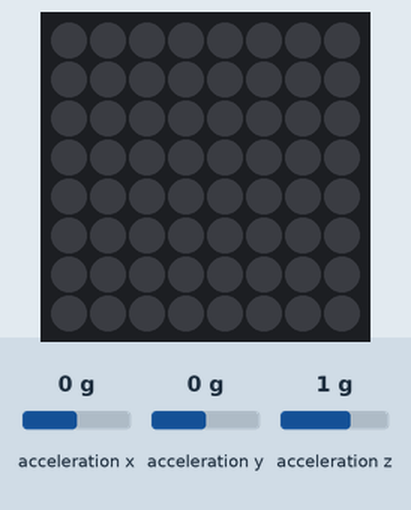
Simulated run of this program. Board: Raspberry Pi (BCM pin numbers) with a Sense HAT. Parts: the Sense HAT's 8×8 RGB LED matrix. Inputs (shaded band) come from the test bench; at power-on: acceleration x 0 g, acceleration y 0 g, acceleration z 1 g. Sound played through the audio output is not drawn and takes no time.

Above: at 1.2 s.
1.3 s: acceleration x set to 1.4 g
2.8 s: acceleration x set to 1.7 g
At 2.94 s:
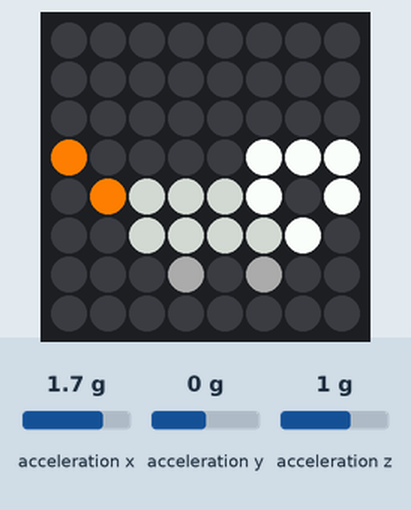
5.0 s: acceleration y set to -0.6 g
At 5.49 s:
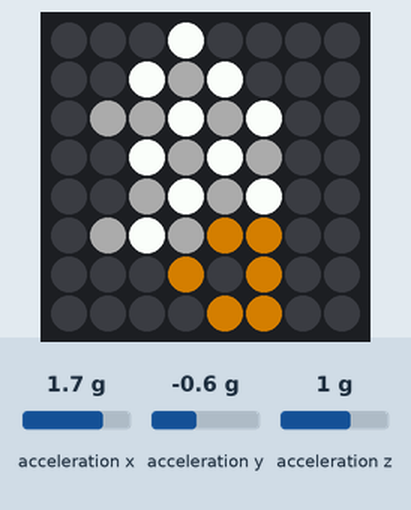
6.8 s: acceleration x set to -0.6 g
At 7.0 s:
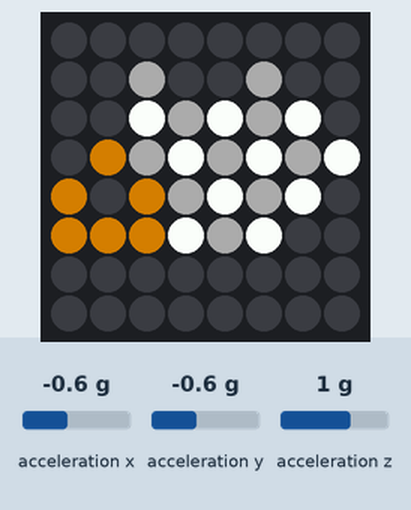
8.6 s: acceleration z set to 1.4 g
10.1 s: acceleration z set to 1.7 g
At 10.24 s:
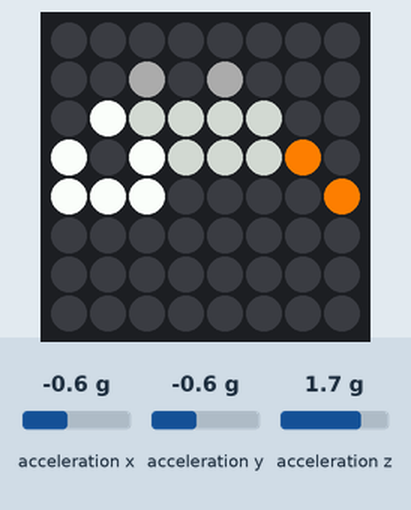
Timing chart, 0 to 12.6 s (numbered marks = the images above; inputs shaded):
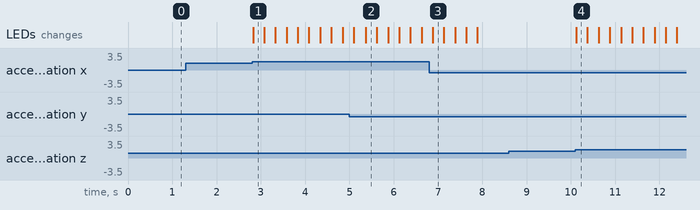

The program:

extra-pet.py
```python
from sense_hat import SenseHat
import time
import os

sense = SenseHat()

w = [255,255,255]
B = [131,76,27] # brown
o = [255,127,0]
G = [141,141,141] # grey
b = [48,48,48] # black
e = [0,0,0]

donkey1 = [
    e,e,e,e,e,e,e,e,
    e,e,e,e,e,e,e,e,
    e,e,e,e,e,e,e,e,
    o,e,e,e,e,w,w,w,
    e,o,G,G,G,w,e,w,
    e,e,G,G,G,G,w,e,
    e,e,e,b,e,b,e,e,
    e,e,e,e,e,e,e,e,
]

donkey2 = [
    e,e,e,e,e,e,e,e,
    e,e,e,e,e,e,e,e,
    e,e,e,e,e,e,e,e,
    e,e,e,e,e,w,w,w,
    e,o,G,G,G,w,e,w,
    o,e,G,G,G,G,w,e,
    e,e,b,e,b,e,e,e,
    e,e,e,e,e,e,e,e,
]

cow1 = [
    e,e,e,e,e,e,e,e,
    e,e,e,e,e,e,e,e,
    e,e,w,b,w,B,B,B,
    e,w,b,w,b,B,e,B,
    w,b,w,b,w,b,B,e,
    e,w,b,w,b,w,e,e,
    e,e,b,e,e,b,e,e,
    e,e,e,e,e,e,e,e
    ]

cow2 = [
    e,e,e,e,e,e,e,e,
    e,e,e,e,e,e,e,e,
    e,e,w,b,w,B,B,B,
    e,w,b,w,b,B,e,B,
    e,b,w,b,w,b,B,e,
    w,w,b,w,b,w,e,e,
    e,e,e,b,e,e,b,e,
    e,e,e,e,e,e,e,e
    ]

def rotate():
    x, y, z = sense.get_accelerometer_raw().values()
    x = round(x, 0)
    y = round(y, 0)

    if x == -1:
        sense.set_rotation(180)
    elif y == -1:
        sense.set_rotation(90)
    elif y == 1:
        sense.set_rotation(270)
    else:
        sense.set_rotation(0)

def walk():
    x, y, z = sense.get_accelerometer_raw().values()
    if x > 1.5 or y > 1.5 or z > 1.5:
        os.system('mpg123 donkey.mp3 &')
        for i in range(5):
            rotate()
            sense.set_pixels(donkey1)
            time.sleep(0.25)
            sense.set_pixels(donkey2)
            time.sleep(0.25)
        os.system('mpg123 cow.mp3 &')
        for i in range(5):
            rotate()
            sense.set_pixels(cow1)
            time.sleep(0.25)
            sense.set_pixels(cow2)
            time.sleep(0.25)
        sense.clear()
    elif z > -1.5 and z < -0.5 and x < 1.5 and y < 1.5:
        time.sleep(0.5)
        if z > -1.5 and z < -0.5 and x < 1.5 and y < 1.5:
            os.system('mpg123 sleep.mp3')

sense.clear()
while True:
    walk()
```

Measured:
- the behaviour switches between 1.5 and 1.6 g on acceleration x (found by bisection; images 0 and 1)
- after the input at 1.3 s, every drawn part: stays the same
- after the input at 2.8 s, the LEDs: change at once (image 1)
- after the input at 8.6 s, every drawn part: stays the same
- after the input at 10.1 s, the LEDs: change at once (image 4)
